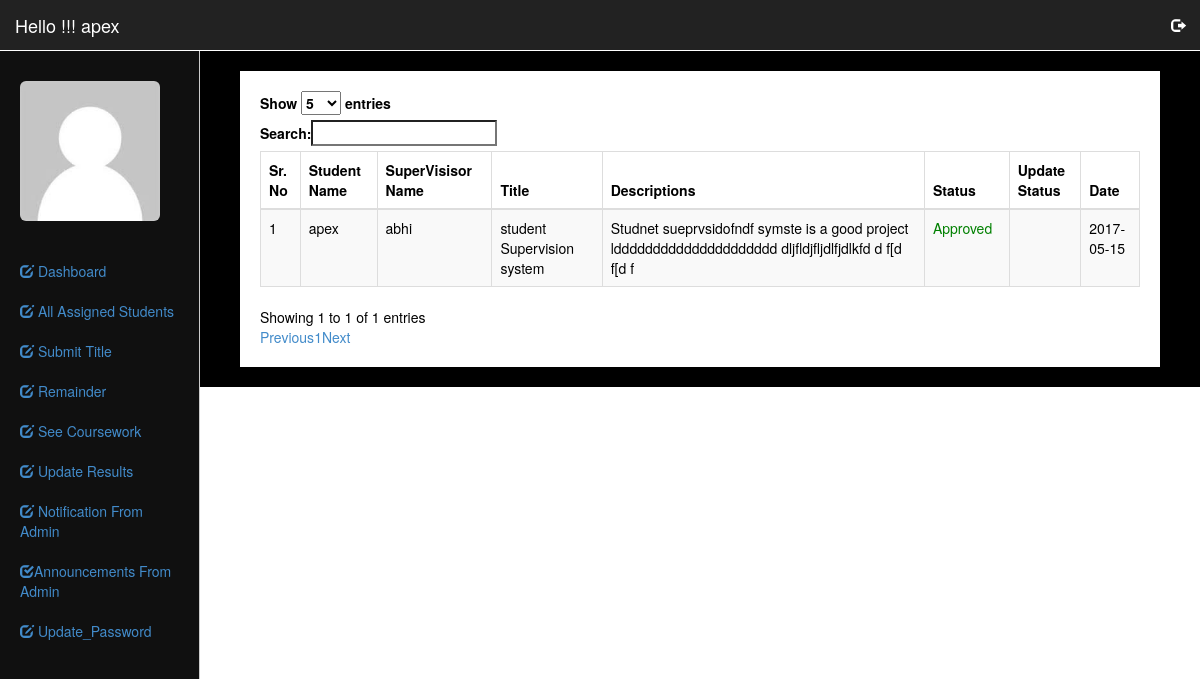
The page /New/Supervisor/index.php?option=submit_title (signed in) on the database its author committed.
### tables this page shows
CREATE TABLE IF NOT EXISTS `supervisor` (
  `id` int(11) NOT NULL AUTO_INCREMENT,
  `name` char(50) NOT NULL,
  `email` varchar(50) NOT NULL,
  `pass` varchar(50) NOT NULL,
  `mob` varchar(20) NOT NULL,
  `gender` varchar(10) NOT NULL,
  `program` varchar(50) NOT NULL,
  `course` varchar(50) NOT NULL,
  `status` varchar(20) NOT NULL,
  PRIMARY KEY (`id`),
  UNIQUE KEY `email` (`email`)
);

CREATE TABLE IF NOT EXISTS `project_title` (
  `Tid` int(11) NOT NULL AUTO_INCREMENT,
  `stu_id` int(11) NOT NULL,
  `super_id` int(11) NOT NULL,
  `project_title` varchar(150) NOT NULL,
  `project_description` text NOT NULL,
  `title_status` varchar(50) NOT NULL,
  `date` date NOT NULL,
  PRIMARY KEY (`Tid`)
);

CREATE TABLE IF NOT EXISTS `student` (
  `id` int(11) NOT NULL AUTO_INCREMENT,
  `name` char(50) NOT NULL,
  `email` varchar(50) NOT NULL,
  `pass` varchar(50) NOT NULL,
  `mob` varchar(15) NOT NULL,
  `gender` varchar(10) NOT NULL,
  `program` varchar(50) NOT NULL,
  `course` varchar(50) NOT NULL,
  PRIMARY KEY (`id`),
  UNIQUE KEY `email` (`email`)
);

### New/Supervisor/submit_title.php (the view, shortened to what this page needs)
<div id="page-wrapper" style="background:#fff;padding:20px;color:#000">
			<div class="row">
                <div class="col-lg-12">
                    <table class="table table-striped table-responsive table-bordered" id='example'>
						<thead>
								<th>Sr. No</th>
		<th>Student Name</th>
		<th>SuperVisisor Name</th>
		<th>Title</th>
		<th>Descriptions</th>
		<th>Status</th>
		<th>Update Status</th>
		<th>Date</th>
						</thead>
                        <tbody>
                <?php
	$i=1;
	$que=mysqli_query($con,"select * from  project_title ");
		while($row= mysqli_fetch_array($que))
	{?>
	<tr>
		<Td><?php echo $i;$i++;?></Td>
		<Td>
		<?php
		$stu=mysqli_query($con,"select name from
		 student where id='".$row['stu_id']."'");
		$stu1=mysqli_fetch_assoc($stu);
		echo $stu1['name'];
		?>
		</Td>
		<Td>
		<?php
		$sup=mysqli_query($con,"select name from
		 supervisor where id='".$row['super_id']."'");
		$sup1=mysqli_fetch_assoc($sup);
		echo $sup1['name'];
		?>
		</Td>
		<Td><?php echo $row['project_title'];?></Td>
		<Td><?php echo $row['project_description'];?></Td>
		<Td>
<?php
if($row['title_status']==1)
{
echo "<span  style='color:red'>Not Approved</span>";
}
else
{
echo "<span  style='color:green'>Approved</span>";
}
?>
</Td>
<Td>
		<Td><?php echo $row['date'];?></Td>
	</tr>
	<?php } ?>
                        </tbody>
                    </table>
                </div>
            </div>
        </div>
    </div>

### New/Supervisor/index.php (shortened to what this page needs)
<?php
require("../include/config.php");
 extract($_SESSION);
 extract($_REQUEST);
 $sup=mysqli_query($con,"select * from supervisor where email='".$supervisior."'");
$supRes=mysqli_fetch_array($sup);
 ?>
<!DOCTYPE html>
<html lang="en">
  <head>
    <link href="../css/bootstrap.min.css" rel="stylesheet">
    <link href="../css/dashboard.css" rel="stylesheet">
  </head>
  <body>
    <nav class="navbar navbar-inverse navbar-fixed-top">
      <div class="container-fluid">
        <div class="navbar-header">
          <a class="navbar-brand" href="index.php" style="color:#FFFFFF">
		  <?php echo "Hello  !!! ".$supRes['name'];?></a>
        </div>
        <div id="navbar" class="navbar-collapse collapse">
          <ul class="nav navbar-nav navbar-right">
            <li><a href="logout.php" title="click here to logout" style="color:#FFFFFF"><span style="color:#FFFFFF" class="glyphicon glyphicon-log-out"></span></a></li>
          </ul>
        </div>
      </div>
    </nav>
    <div class="container-fluid">
      <div class="row">
        <div class="col-sm-3 col-md-2 sidebar" style="border-right:1px solid #CCC;background:#101010">
          <ul class="nav nav-sidebar">
			 <li><a href=""><img src="../img/user11.jpg" width="140" class="img-rounded"></li>
			  <li><a href="index.php"><span class="glyphicon glyphicon-edit"></span> Dashboard </a></li>
			 <li><a href="index.php?option=student_assigned"><span class="glyphicon glyphicon-edit"></span> All Assigned Students </a></li>
			<li><a href="index.php?option=submit_title"><span class="glyphicon glyphicon-edit"></span> Submit Title</a></li>
            <li><a href="index.php?option=remainder"><span class="glyphicon glyphicon-edit"></span>  Remainder</a></li>
            <li><a href="index.php?option=coursework"><span class="glyphicon glyphicon-edit"></span>  See Coursework</a></li>
			 <li><a href="index.php?option=results"><span class="glyphicon glyphicon-edit"></span> Update Results</a></li>
			<li><a href="index.php?option=notification"><span class="glyphicon glyphicon-edit"></span>  Notification From Admin</a></li>
			<li><a href="index.php?option=Announcements" title="Announcements for all supervisior and Student"><span class="glyphicon glyphicon-check"></span>Announcements From Admin</a></li>
			 <li><a href="index.php?option=update_password"><span class="glyphicon glyphicon-edit"></span> Update_Password</a></li>
          </ul>
        </div>
		<div class="col-sm-9 col-sm-offset-3 col-md-10 col-md-offset-2 main" style="background:#000000;border-top:1px solid #fff">
			<?php
			@$option=$_REQUEST['option'];
			if($option!="")
			{
				if($option=="submit_title")
				{
				include('submit_title.php');
				}
		  }?>
        </div>
      </div>
  </body>
</html>

### New/css/dashboard.css (style rules this page uses)
body { padding-top: 50px; }
.navbar-fixed-top { border: 0; }
.sidebar { display: none; }
@media (min-width: 768px) { .sidebar { position: fixed; top: 51px; bottom: 0; left: 0; z-index: 1000; display: block; padding: 20px; overflow-x: hidden; overflow-y: auto; background-color: #f5f5f5; border-right: 1px solid #eee; } }
.nav-sidebar { margin-right: -21px; margin-bottom: 20px; margin-left: -20px; }
.nav-sidebar > li > a { padding-right: 20px; padding-left: 20px; }
.main { padding: 20px; }
@media (min-width: 768px) { .main { padding-right: 40px; padding-left: 40px; } }

### rows shown on the page
supervisor: name "apex"
project_title: student.name "apex", supervisor.name "abhi", project_title "student Supervision system", project_description "Studnet sueprvsidofndf symste is a good project lddddddddddddddddddddd dljfldjfljdlfjdlkfd d f[d f[d f", title_status "Approved", date "2017-05-15"
